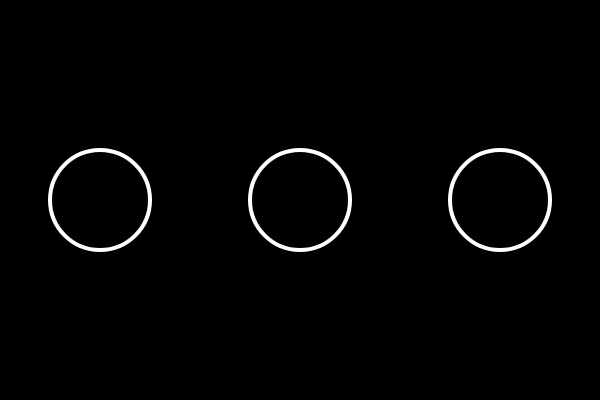
Frame 1 (no input)
Frame 60 (no input): identical to frame 1, image omitted
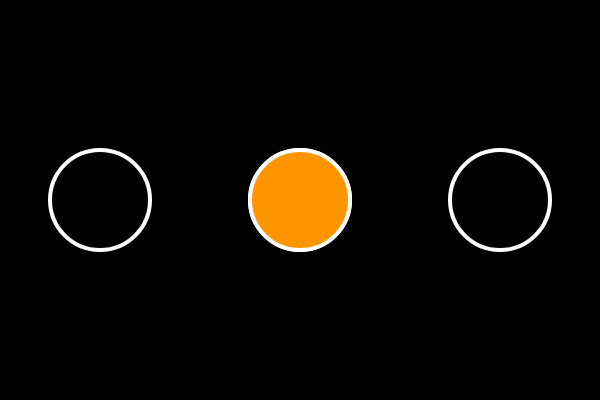
Frame 120 (the mouse pressed at the canvas centre since frame 60)

The p5.js sketch that drew these frames (run headless with seeded random() and noise() and a simulated clock; from frame 60 on, the mouse is pressed at the canvas centre):

// p5.js sketch
// ── sketch.js
// Inspired by Dan Shiffman

function setup() {
  createCanvas(600, 400);
}

function draw() {
  background(0);

  stroke(255);
  strokeWeight(4);
  noFill();

  ellipse(100, 200, 100);
  ellipse(300, 200, 100);
  ellipse(500, 200, 100);

  if (mouseX > 50) {
    if (mouseX < 150) {
      if (mouseY > 150) {
        if (mouseY < 250) {
          push();
          fill(255, 0, 0);
          ellipse(100, 200, 100);
          pop();
        }
      }
    }
  }

  if (mouseX > 250) {
    if (mouseX < 350) {
      if (mouseY > 150) {
        if (mouseY < 250) {
          push();
          fill(255, 150, 0);
          ellipse(300, 200, 100);
          pop();
        }
      }
    }
  }

  if (mouseX > 450) {
    if (mouseX < 550) {
      if (mouseY > 150) {
        if (mouseY < 250) {
          push();
          fill(0, 255, 0);
          ellipse(500, 200, 100);
          pop();
        }
      }
    }
  }
}
